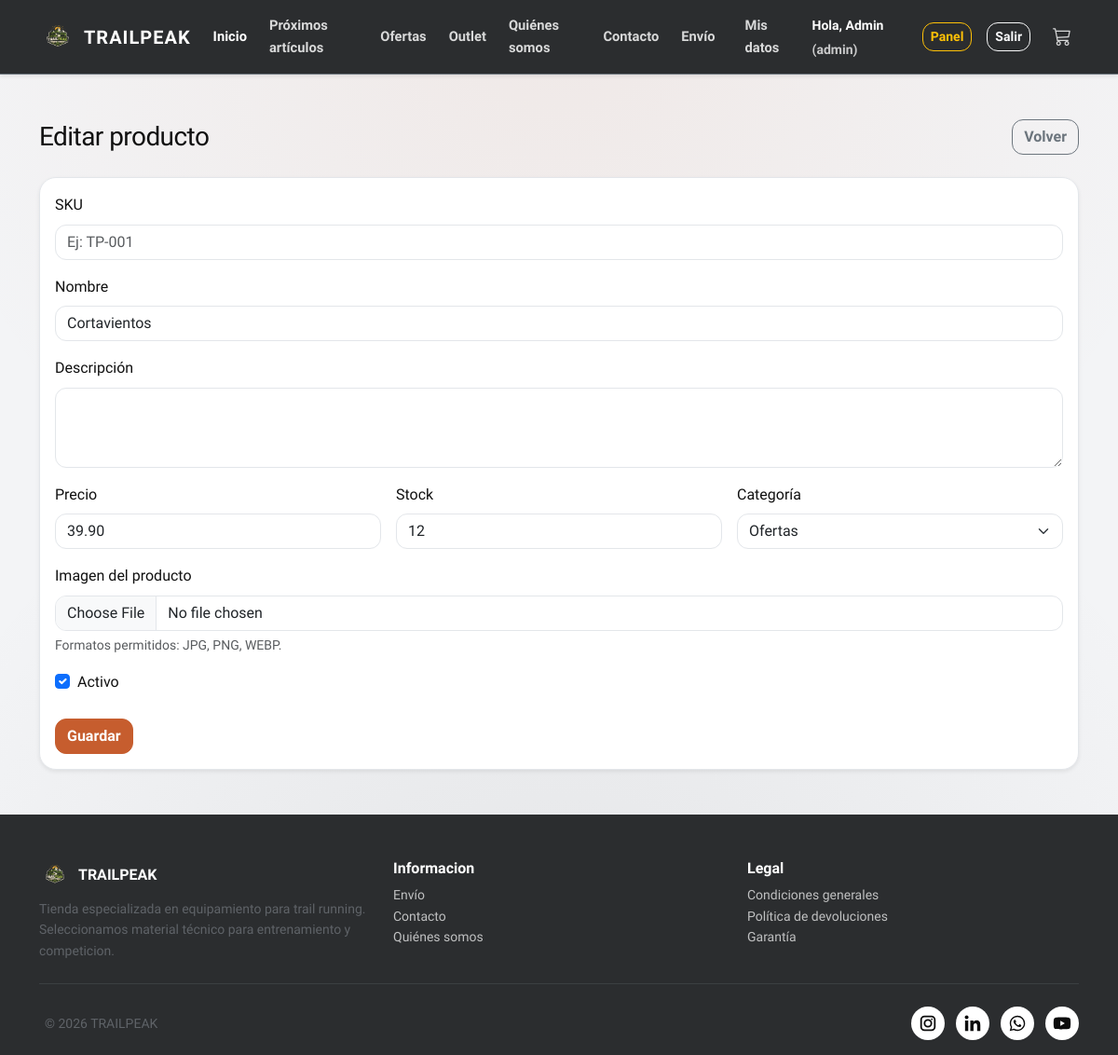
Page /admin/producto_form.php?id=9 (signed in) on the committed database.
### tables this page shows
CREATE TABLE `producto` (
  `id_producto` int(11) NOT NULL,
  `sku` varchar(50) DEFAULT NULL,
  `nombre` varchar(100) NOT NULL,
  `descripcion` text DEFAULT NULL,
  `precio` decimal(8,2) NOT NULL,
  `stock` int(11) NOT NULL,
  `id_categoria` int(11) NOT NULL,
  `imagen_path` varchar(255) DEFAULT NULL,
  `activo` tinyint(1) DEFAULT 1
);

CREATE TABLE `categoria` (
  `id_categoria` int(11) NOT NULL,
  `nombre` varchar(100) NOT NULL,
  `id_padre` int(11) DEFAULT NULL,
  `activo` tinyint(1) DEFAULT 1
);

### admin/producto_form.php (the view, shortened to what this page needs)
<?php
require_once __DIR__ . '/../config/db.php';
$idProducto = (int)($_GET['id'] ?? 0);
$stmt = $pdo->query("SELECT id_categoria, nombre FROM categoria ORDER BY nombre");
$categorias = $stmt->fetchAll(PDO::FETCH_ASSOC);
$producto = [
  'sku' => '',
  'nombre' => '',
  'descripcion' => '',
  'precio' => '',
  'stock' => '',
  'id_categoria' => '',
  'imagen_path' => '',
  'activo' => 1
];
if ($idProducto > 0) {
  $stmt = $pdo->prepare("
    SELECT id_producto, sku, nombre, descripcion, precio, stock, id_categoria, imagen_path, activo
    FROM producto
    WHERE id_producto = ?
    LIMIT 1
  ");
  $stmt->execute([$idProducto]);
  $producto = $stmt->fetch(PDO::FETCH_ASSOC) ?: $producto;
}
?>
<?php require_once __DIR__ . '/../includes/header.php'; ?>
  <main class="container py-5">
    <div class="d-flex justify-content-between align-items-center mb-4">
      <h1 class="h3 mb-0"><?= $idProducto > 0 ? 'Editar producto' : 'Nuevo producto' ?></h1>
      <a class="btn btn-outline-secondary" href="<?= BASE_URL ?>admin/productos.php">Volver</a>
    </div>
    <form method="post" class="card card-body shadow-sm" enctype="multipart/form-data">
      <div class="mb-3">
        <label class="form-label">SKU</label>
        <input type="text" name="sku" class="form-control" value="<?= htmlspecialchars($producto['sku'] ?? '') ?>" placeholder="Ej: TP-001">
      </div>
      <div class="mb-3">
        <label class="form-label">Nombre</label>
        <input type="text" name="nombre" class="form-control" value="<?= htmlspecialchars($producto['nombre'] ?? '') ?>" required>
      </div>
      <div class="mb-3">
        <label class="form-label">Descripción</label>
        <textarea name="descripcion" class="form-control" rows="3"><?= htmlspecialchars($producto['descripcion'] ?? '') ?></textarea>
      </div>
      <div class="row g-3">
        <div class="col-md-4">
          <label class="form-label">Precio</label>
          <input type="number" step="0.01" min="0" name="precio" class="form-control" value="<?= htmlspecialchars((string)$producto['precio']) ?>" required>
        </div>
        <div class="col-md-4">
          <label class="form-label">Stock</label>
          <input type="number" min="0" name="stock" class="form-control" value="<?= htmlspecialchars((string)$producto['stock']) ?>" required>
        </div>
        <div class="col-md-4">
          <label class="form-label">Categoría</label>
          <select name="id_categoria" class="form-select" required>
            <?php foreach ($categorias as $c): ?>
              <option value="<?= (int)$c['id_categoria'] ?>" <?= ((int)$producto['id_categoria'] === (int)$c['id_categoria']) ? 'selected' : '' ?>>
                <?= htmlspecialchars($c['nombre']) ?>
              </option>
            <?php endforeach; ?>
          </select>
        </div>
      </div>
      <div class="mt-3">
        <label class="form-label">Imagen del producto</label>
        <input type="file" name="imagen" class="form-control" accept="image/jpeg,image/png,image/webp">
        <div class="form-text">Formatos permitidos: JPG, PNG, WEBP.</div>
      </div>
      <div class="form-check mt-3">
        <input class="form-check-input" type="checkbox" name="activo" id="activo" <?= ((int)$producto['activo'] === 1) ? 'checked' : '' ?>>
        <label class="form-check-label" for="activo">Activo</label>
      </div>
      <div class="mt-4">
        <button class="btn btn-primary" type="submit">Guardar</button>
      </div>
    </form>
  </main>
<?php require_once __DIR__ . '/../includes/footer.php'; ?>

### css/style.css (style rules this page uses)
:root { --tp-primary: #2b2d2f; --tp-secondary: #6b7280; --tp-accent: #c65d2e; --tp-bg: #f3f4f6; --tp-surface: #ffffff; --tp-text: #111111; --tp-muted: #5f6368; --tp-border: #e3e6ea; --tp-shadow: 0 14px 30px rgba(16, 24, 40, 0.08); }
html, body { margin: 0; padding: 0; }
body { font-family: "Sora", "Segoe UI", sans-serif; background-color: var(--tp-bg); background-image: radial-gradient(circle at top, rgba(198, 93, 46, 0.08), transparent 55%), radial-gradient(circle at bottom, rgba(43, 45, 47, 0.08), transparent 60%); color: var(--tp-text); line-height: 1.6; min-height: 100vh; display: flex; flex-direction: column; }
main { flex: 1 0 auto; }
h1, h2, h3, h4, h5 { letter-spacing: -0.02em; }
.btn-primary { background-color: var(--tp-accent); border-color: var(--tp-accent); }
a { color: var(--tp-primary); }
.card { border-radius: 18px; border-color: var(--tp-border); box-shadow: var(--tp-shadow); }
.form-control, .form-select { border-radius: 12px; border-color: var(--tp-border); box-shadow: none; }
.btn { border-radius: 12px; font-weight: 600; }

### rows in the picture
producto: nombre "Cortavientos", precio "39.90", stock "12", id_categoria "Ofertas", activo "☑"

### other values in the picture
current_user()['nombre'] "Admin"
current_user()['rol'] "admin"
